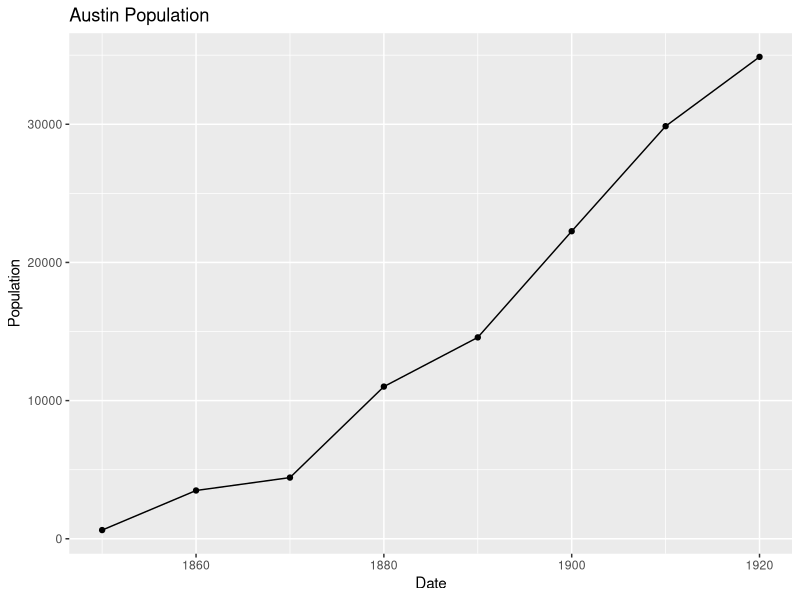
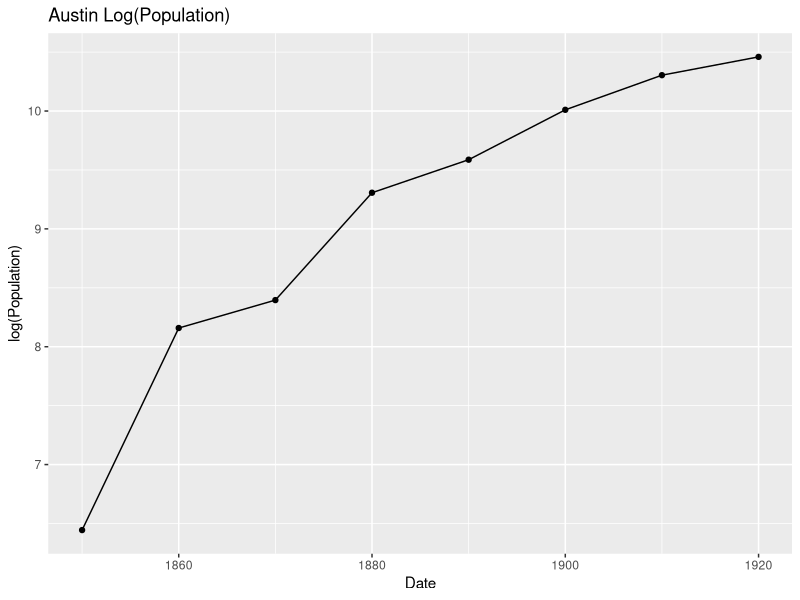
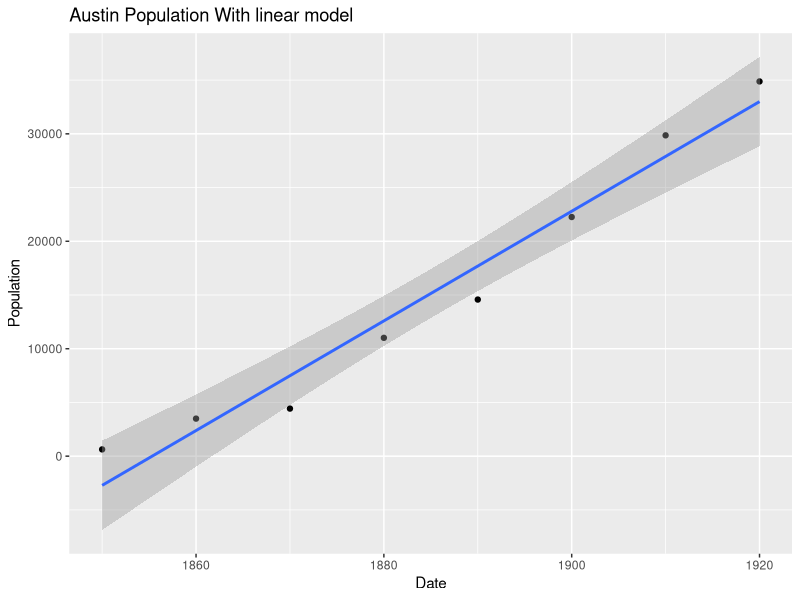
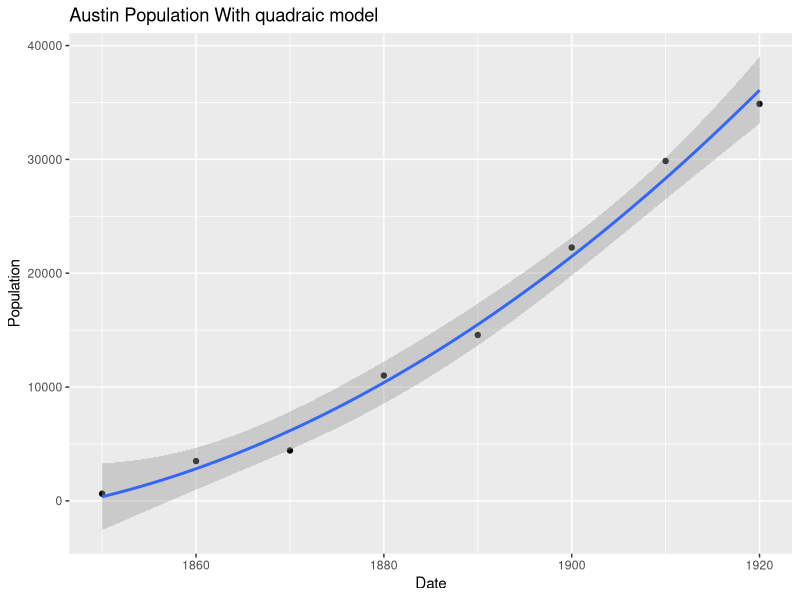
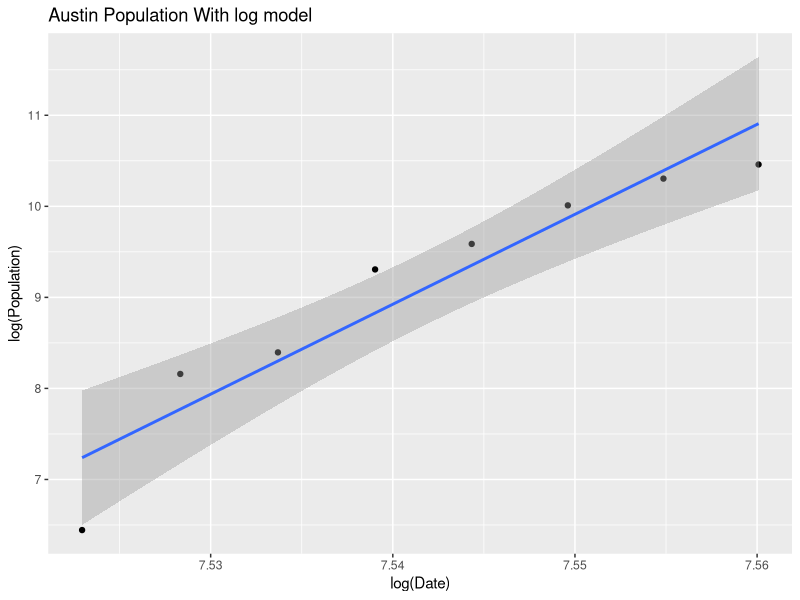
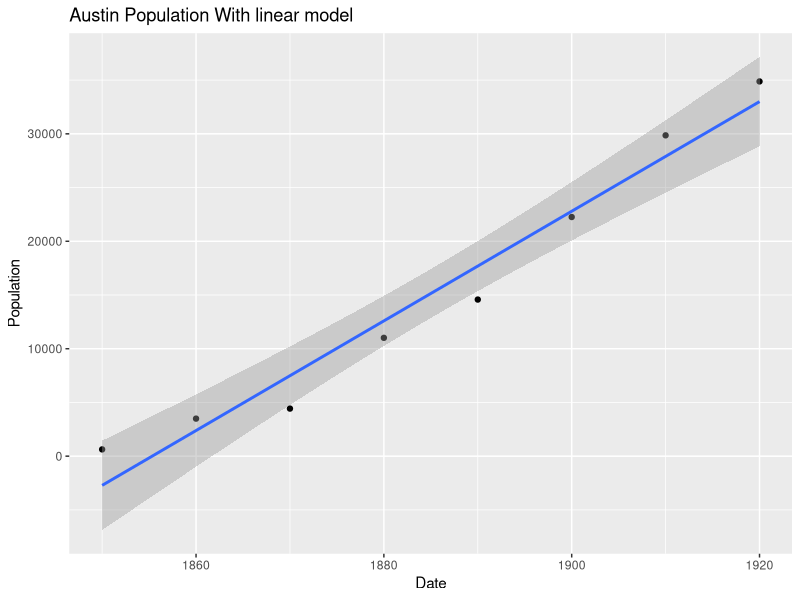
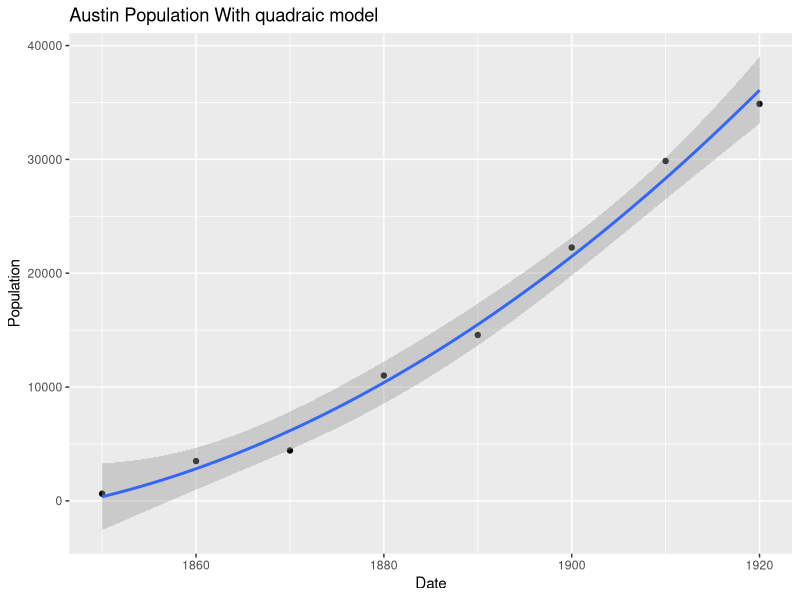
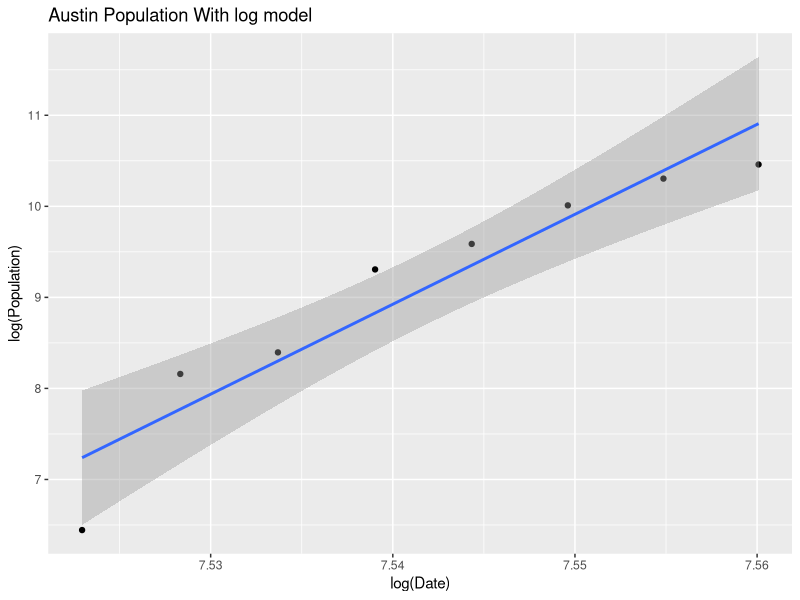

These figures' R source, in order:
library(ggplot2)

getwd()
setwd("C:/Users/nick/Documents/GitHub/Math489/CurveFitting")


austin <- read.csv("ausmodeldata.csv")
austintest <- read.csv("austestdata.csv")

ggplot(data = austin, aes(x = Date, y = Population)) +
  geom_point() +
  geom_line() +
  ggtitle("Austin Population")

ggplot(data = austin, aes(x = Date, y = log(Population))) +
  geom_point() +
  geom_line() +
  ggtitle("Austin Log(Population)")

lmfit <- lm(Population ~ Date, data = austin)
quadfit <- lm(Population ~ Date + I(Date^2), data = austin)
logfit <- lm(log(Population) ~ Date, data = austin)

ggplot(data = austin, aes(x = Date, y = Population)) +
  geom_point() +
  stat_smooth(method = "lm", formula = y~x) +
  ggtitle("Austin Population With linear model")

ggsave("austestlin.jpeg")

ggplot(data = austin, aes(x = Date, y = Population)) +
  geom_point() +
  stat_smooth(method = "lm", formula = y~ x + I(x^2)) +
  ggtitle("Austin Population With quadraic model")

ggsave("austestquad.jpeg")


ggplot(data = austin, aes(x = log(Date), y = log(Population))) +
  geom_point() +
  stat_smooth(method = "lm", formula = y~ x) +
  ggtitle("Austin Population With log model")

ggsave("austestlog.jpeg")

summary(lmfit)

testyears.df <- data.frame(Date = c(1960,1970,1980,1990,2000,2010))

lmpred <- predict(lmfit, newdata = testyears.df)
quadpred <- predict(quadfit, newdata = testyears.df)
logpred <- predict(logfit, newdata = testyears.df)
